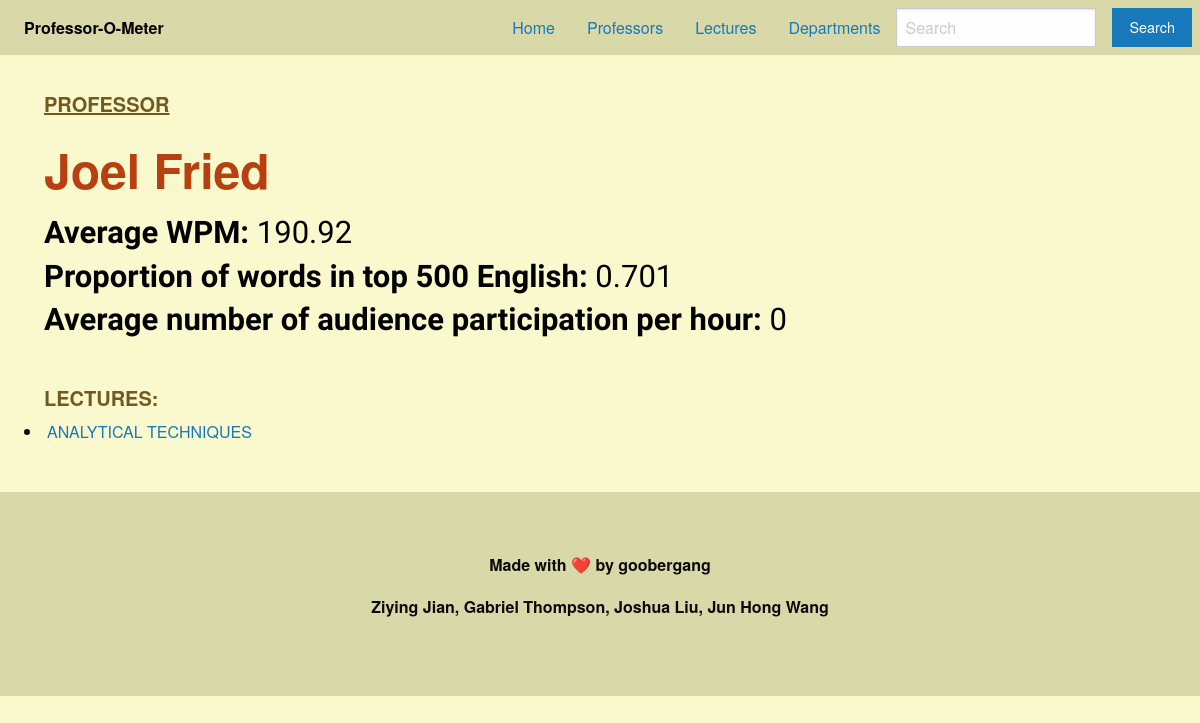
/prof/42, run on the app's committed database.
### tables this page shows
CREATE TABLE Professor(professor_id int primary key, professor text, speed int, vocabulary int, stu_interact int);

CREATE TABLE Lectures(Lecture_id int primary key, course_title text, lecture_title text, professor_id int, topic text, speed int, vocabulary int);

### app/__init__.py (the view)
@app.route("/prof/<prof_id>", methods=["GET"])
def prof_info(prof_id):
    prof_lectures = get_lectures_from_prof_id(prof_id)
    info = get_professor_info(prof_id)
    n=info[1] # Name
    s=info[2] # Speed
    v=info[3] # vocab
    i=info[4] # student interaction
    return render_template("prof_info.html", ID=prof_id, LECTURES=prof_lectures, SPEED=s, VOCAB=v, INTERACTION=i, NAME=n)

### app/db.py (called while the page is built)
def get_professor_info(ID):
    c = db.cursor()
    c.execute("select * from Professor where (professor_id = ?)", (ID,))
    data = c.fetchall()
    c.close()
    if data == None :
        return []
    return data[0]

def get_lectures_from_prof_id(ID):
    c = db.cursor()
    c.execute("select Lecture_id,lecture_title from Lectures where (professor_id = ?)", (ID,))
    data = c.fetchall()
    c.close()
    if data == None :
        return []
    Titles = [[Title[0], Title[1]] for Title in data]
    return Titles

### app/templates/prof_info.html (shortened to what this page needs)
<!DOCTYPE html>
<html lang="en">
<head>
    <link rel="stylesheet" href="https://cdn.jsdelivr.net/npm/foundation-sites@6.7.5/dist/css/foundation.min.css"
>
    <link rel="stylesheet" href="static/css/stylesheet.css">
</head>
<body>
    <nav id="navbar" class="top-bar" data-topbar role="navigation">
        <div id="navbar" class="top-bar-left">
            <ul id="navbar" class="dropdown menu" data-responsive-menu="drilldown medium-dropdown">
                <li id="menu-text" class="menu-text">Professor-O-Meter</li>
            </ul>
        </div>
        <div id="navbar" class="top-bar-right">
            <ul id="navbar" class="dropdown menu" data-responsive-menu="drilldown medium-dropdown">
                <li><a href="/">Home</a></li>
                <li><a href="/professor">Professors</a></li>
                <li><a href="/lecture">Lectures</a></li>
                <li><a href="/departments">Departments</a></li>
                <ul class="menu">
                    <li>
                        <form id="navbar" action="/result" class="search-form">
                            <input type="search" placeholder="Search" name="search">
                    </li>
                    <li><button id="search_button" type="submit" class="button">Search</button>
                    </li>
                </ul>
        </div>
    </nav>
    <div style="margin-left: 2vw">
        <h2><u>PROFESSOR</u></h2>
        <h1 id="prof_name">{{NAME}} <br></h1>
        <h3>
        <b>Average WPM:</b> {{SPEED}} <br>
        <b>Proportion of words in top 500 English:</b> {{VOCAB}} <br>
        <b>Average number of audience participation per hour:</b> {{INTERACTION}}<br>
        <h2>LECTURES:</h2>
        {% for lecture in LECTURES %}
        </h3>
        <li><a href={{ url_for( 'lecture_info' ,lecture_id=lecture[0])}}>
                {{lecture[1]}}
            </a></li>
        {% endfor %}
    </div>
    <br><br>
  <footer class="footer">
    <div class="grid-container">
        <div class="grid-x grid-padding-x">
        <div class="cell small-12">
            <p>Made with ❤️ by goobergang</p>
            <p>Ziying Jian, Gabriel Thompson, Joshua Liu, Jun Hong Wang</p>
        </div>
        </div>
    </div>
  </footer>
</body>
</html>

### app/static/css/stylesheet.css (style rules this page uses)
#navbar { background-color: #d9d8a9; align-items: center; }
#menu-text { color: black }
.footer { background-color: #d9d8a9; padding: 60px; text-align: center; font-weight: bold; }
h1 { font-weight: bold; padding-left: 20px; padding-top: 20px; }
h2 { padding-left: 20px; color: #73591e; font-weight: bold; }
h3 { padding-left: 20px; color: black; }
body { background-color: #faf9cd; }

### app/templates/prof_info.html (style rules this page uses)
#navbar { background-color: #d9d8a9; align-items: center; }
#menu-text { color: black }
.footer { background-color: #d9d8a9; padding: 60px; text-align: center; font-weight: bold; }
#prof_name { color: #b83f0f }
h1 { font-weight: bold; padding-left: 20px; padding-top: 10px; }
h2 { font-size: 20px; padding-top: 35px; padding-left: 20px; color: #73591e; font-weight: bold; }
h3 { font-family: Work Sans, sans-serif; padding-left: 20px; color: black; }
body { background-color: #faf9cd; }

### data on the page
Professor: professor "Joel Fried", speed "190.92", vocabulary "0.701"
Lectures: lecture_title "ANALYTICAL TECHNIQUES"

### other printed values
{{ INTERACTION }} "0"
